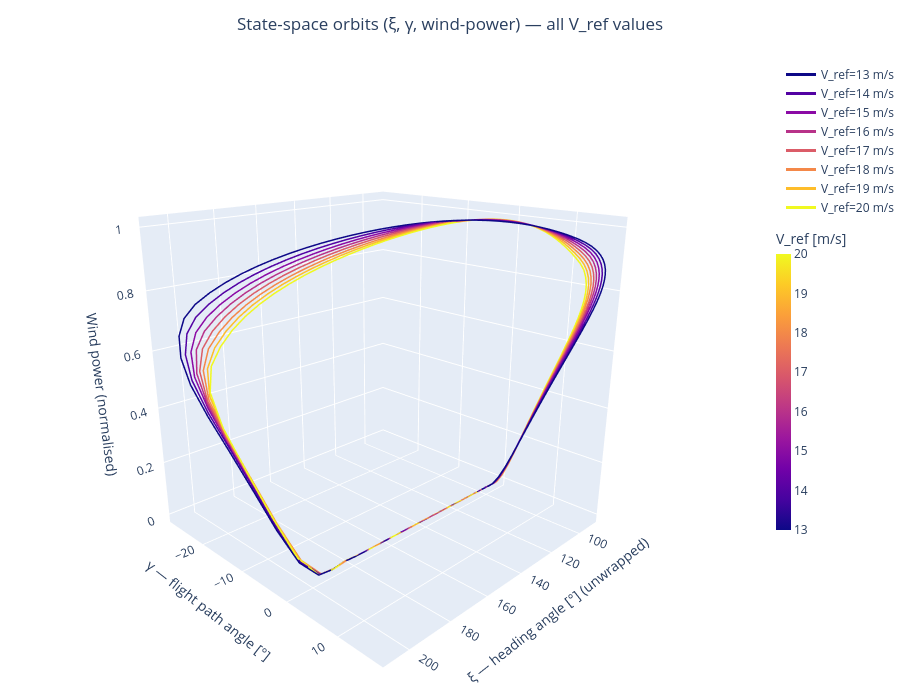

This figure's notebook cell:
### Code cell
import plotly.graph_objects as go

g = 9.80665
fig_E = go.Figure()

for result in results:
    V = result['V_ref']
    for opt in result['solutions']:
        sol       = opt.sol
        color_hex = vref_color(V)

        h_sol     = sol.value(opt.h)
        gamma_sol = sol.value(opt.gamma)
        xi_sol    = np.unwrap(sol.value(opt.xi))
        Va_sol    = sol.value(opt.V_a)

        # Wind-power proxy on the z-axis
        E_sol = V * (h_sol / 10)**0.143
        E_sol = (E_sol - E_sol.min()) / (E_sol.max() - E_sol.min())

        xi_loop    = np.append(xi_sol,    xi_sol[0])
        gamma_loop = np.append(gamma_sol, gamma_sol[0])
        E_loop     = np.append(E_sol,     E_sol[0])

        fig_E.add_trace(go.Scatter3d(
            x=np.degrees(xi_loop),
            y=np.degrees(gamma_loop),
            z=E_loop,
            mode='lines',
            line=dict(color=color_hex, width=3),
            name=f'V_ref={V:.0f} m/s',
            hovertemplate=(
                f'V_ref = {V:.0f} m/s<br>'
                'ξ: %{x:.1f}°<br>'
                'γ: %{y:.1f}°<br>'
                'wind power (norm): %{z:.2f}<extra></extra>'
            ),
        ))

fig_E.add_trace(go.Scatter3d(
    x=[None], y=[None], z=[None],
    mode='markers',
    marker=dict(
        color=list(_Vs_arr),
        colorscale='plasma',
        cmin=float(_Vs_arr.min()), cmax=float(_Vs_arr.max()),
        colorbar=dict(title='V_ref [m/s]', len=0.5, thickness=15, x=1.0),
        size=0,
    ),
    showlegend=False,
))

fig_E.update_layout(
    title=dict(
        text='State-space orbits (ξ, γ, wind-power) — all V_ref values',
        x=0.5,
    ),
    scene=dict(
        xaxis_title='ξ — heading angle [°] (unwrapped)',
        yaxis_title='γ — flight path angle [°]',
        zaxis_title='Wind power (normalised)',
        aspectmode='auto',
        camera=dict(eye=dict(x=1.6, y=1.6, z=0.8)),
    ),
    width=900, height=700,
    margin=dict(l=0, r=80, t=60, b=0),
)
fig_E.show()
